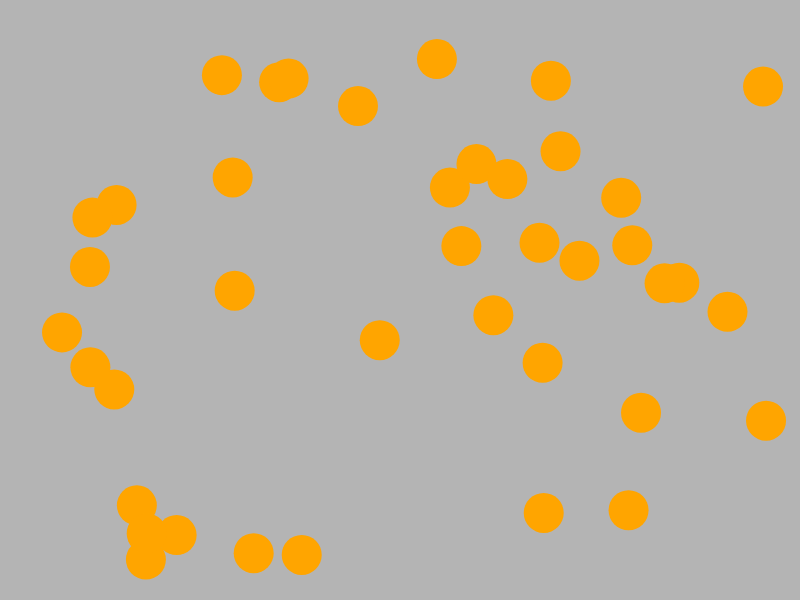
Frame 1 (no input)
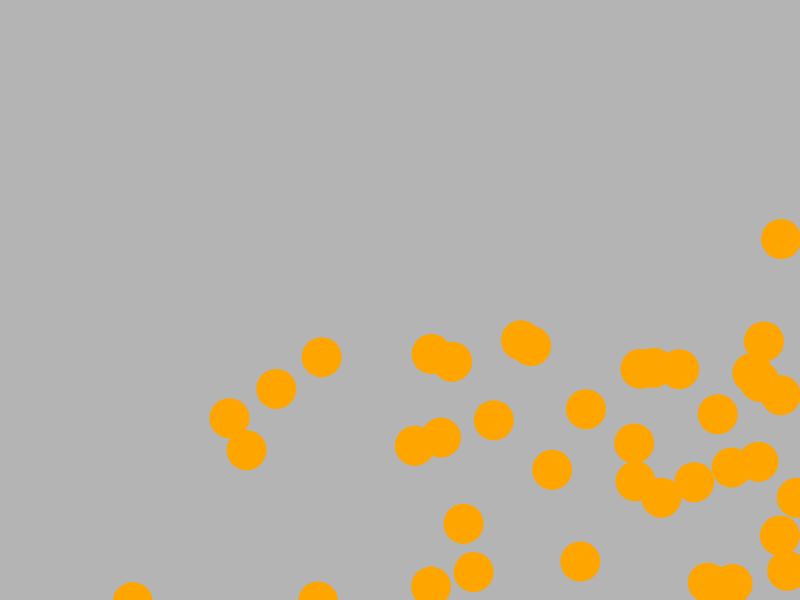
Frame 60 (no input)
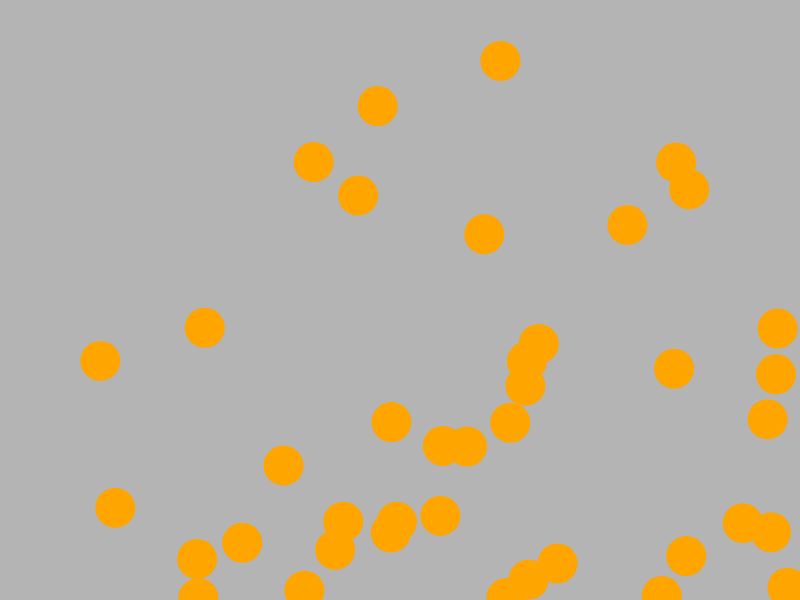
Frame 120 (the mouse pressed at the canvas centre since frame 60)

The p5.js sketch that drew these frames (run headless with seeded random() and noise() and a simulated clock; from frame 60 on, the mouse is pressed at the canvas centre):

// p5.js sketch
// ── sketch.js
// BOUNCING CIRCLE BASIC
"use strict";

// Declare Global Variables
let xVals, yVals, xSpeed, ySpeed;

// SETUP FUNCTION - Runs once at beginning of program
function setup() {
    createCanvas(800, 600);

    // Initialize Global Variables
	xVals = [];
	yVals = [];
	xSpeed = [];
	ySpeed = [];
	for (let i = 0; i < 40; i++) {
		xVals.push(random(40, 760));
		yVals.push(random(40, 560));
		xSpeed.push(random(1, 8));
		ySpeed.push(random(3, 5));
	}
}

// DRAW FUNCTION - Loops @ 60FPS by default
function draw() {
	background(180);
	// Draw Circle
	fill("orange");
	noStroke();
	for (let i = 0; i < xVals.length; i++) {
		yVals[i] += ySpeed[i];
		xVals[i] += xSpeed[i];
		if (yVals[i] < 0 || yVals[i] > height) {
			ySpeed[i] = ySpeed[i] * -1;
		}
		if (xVals[i] < 0 || xVals[i] > width) {
			xSpeed[i] = xSpeed[i] * -1;
		}
		ellipse(xVals[i], yVals[i], 40);
	}
}
